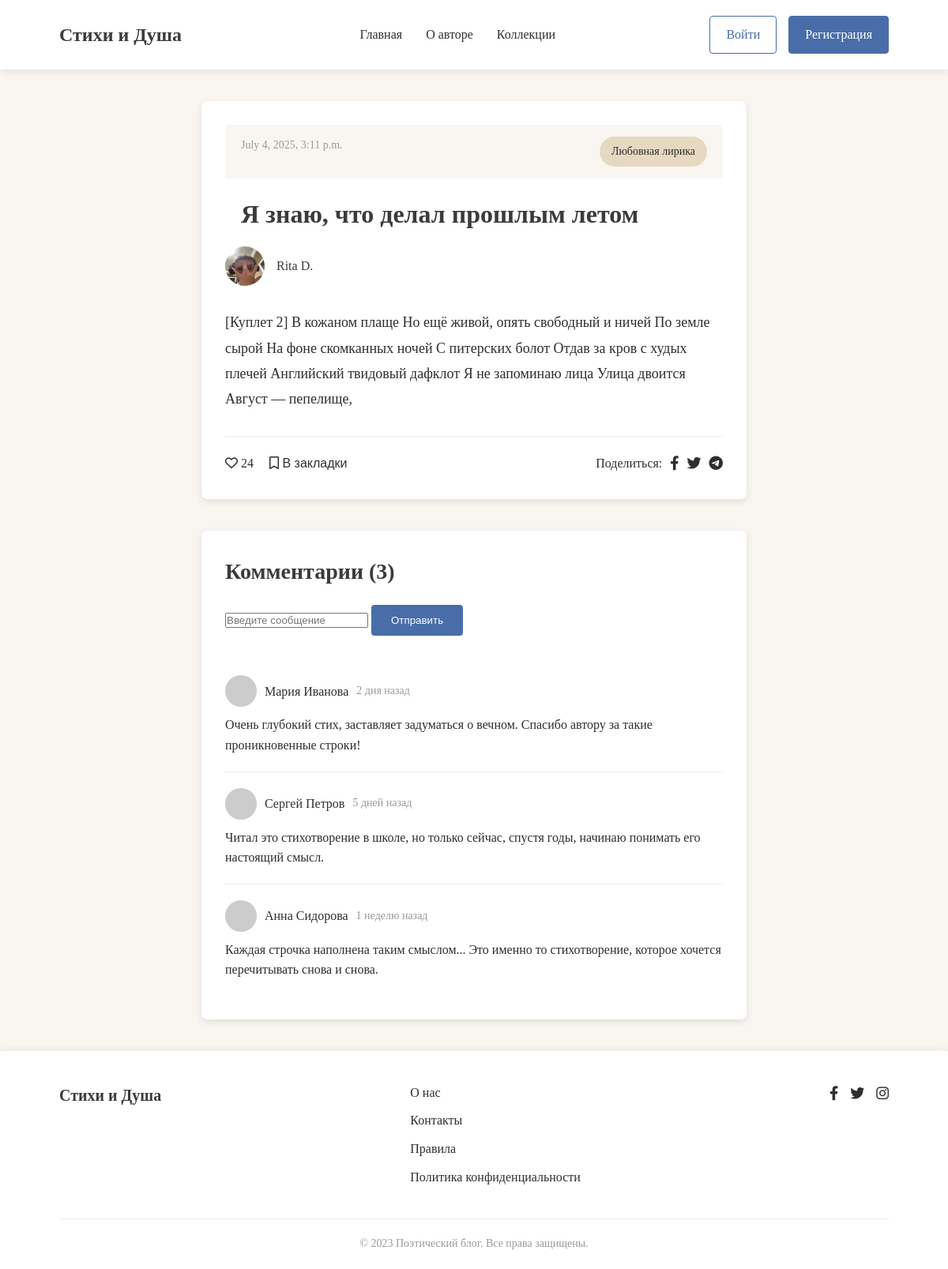
Page /show/poem/5/ on the committed database.
### show/models.py (models this page shows, shortened)
class Poem(models.Model):
    title = models.CharField(max_length=120)
    text = models.TextField()
    category = models.ForeignKey(to=Category, on_delete=models.CASCADE, related_name='poems')
    date_public = models.DateTimeField(auto_now_add=True)
    like = models.ManyToManyField(to=User, related_name="poems", blank=True)

class Category(models.Model):
    title = models.CharField(max_length=60)
    def __str__(self):
        return f'{self.title}'

### show/views.py (the view)
# urls.py: path('poem/<int:poem_id>/', views.poem, name="poem"),
def poem(request, poem_id):
    if request.method == 'POST':
        form = CommentForm(data=request.POST)
        if form.is_valid():
            comment = form.save(commit=False)
            try:
                comment.user = request.user
            except:
                return redirect('users:login')
            comment.poem = Poem.objects.get(id=poem_id)
            comment.save()
            return redirect(request.META['HTTP_REFERER'])
    else:
        form = CommentForm()
    context = {
        'poem' : Poem.objects.get(id=poem_id),
        'form' : form
    }
    return render(request, 'show/poem.html', context)

### show/forms.py
class CommentForm(forms.ModelForm):
    text = forms.CharField(widget=forms.TextInput(attrs={
        'placeholder' : 'Введите сообщение'
    }))
    class Meta:
        model = Comment
        fields = ('text', )

### show/templates/show/poem.html (shortened to what this page needs)
{% extends "show/base.html" %}
{% load static %}
{% block main %}
    <main class="main poem-page">
        <div class="container">
            <article class="poem-full">
                <div class="poem-meta">
                    <span class="date">{{ poem.date_public }}</span>
                    <span class="category">{{ poem.category }}</span>
                </div>
                <h1 class="poem-title">{{ poem.title }}</h1>
                <div class="poem-author">
                    <img src="{% static "img/author.jpg" %}" alt="Автор" class="author-avatar">
                    <span class="author-name">Rita D.</span>
                </div>
                <div class="poem-content">
                    <p>{{ poem.text }}<br>
                    </p>
                </div>
                <div class="poem-actions">
                    <div class="btn-like">
                        <i class="far fa-heart"></i> <span>24</span>
                    </div>
                    <button class="btn-bookmark">
                        <i class="far fa-bookmark"></i> В закладки
                    </button>
                    <div class="share">
                        <span>Поделиться:</span>
                        <a href="#"><i class="fab fa-facebook-f"></i></a>
                        <a href="#"><i class="fab fa-twitter"></i></a>
                        <a href="#"><i class="fab fa-telegram"></i></a>
                    </div>
                </div>
            </article>
            <section class="comments">
                <h2>Комментарии (3)</h2>
                <form class="comment-form" method="POST" action="{% url "show:poem" poem.id %}">
                    {{ form.text }}
                    <button type="submit" class="btn btn-submit">Отправить</button>
                </form>
                <div class="comment-list">
                    <div class="comment">
                        <div class="comment-author">
                            <img src="https://via.placeholder.com/40" alt="Пользователь" class="comment-avatar">
                            <span class="comment-name">Мария Иванова</span>
                            <span class="comment-date">2 дня назад</span>
                        </div>
                        <div class="comment-text">
                            Очень глубокий стих, заставляет задуматься о вечном. Спасибо автору за такие проникновенные строки!
                        </div>
                    </div>
                    <div class="comment">
                        <div class="comment-author">
                            <img src="https://via.placeholder.com/40" alt="Пользователь" class="comment-avatar">
                            <span class="comment-name">Сергей Петров</span>
                            <span class="comment-date">5 дней назад</span>
                        </div>
                        <div class="comment-text">
                            Читал это стихотворение в школе, но только сейчас, спустя годы, начинаю понимать его настоящий смысл.
                        </div>
                    </div>
                    <div class="comment">
                        <div class="comment-author">
                            <img src="https://via.placeholder.com/40" alt="Пользователь" class="comment-avatar">
                            <span class="comment-name">Анна Сидорова</span>
                            <span class="comment-date">1 неделю назад</span>
                        </div>
                        <div class="comment-text">
                            Каждая строчка наполнена таким смыслом... Это именно то стихотворение, которое хочется перечитывать снова и снова.
                        </div>
                    </div>
                </div>
            </section>
        </div>
    </main>
{% endblock main %}

### frontend/css/style.css (style rules this page uses)
:root { --bg-color: #F9F6F2; --text-color: #2E2E2E; --heading-color: #3B3B3B; --accent-color: #C18C5D; --button-color: #486DA9; --category-color: #E7D8C1; }
* { margin: 0; padding: 0; box-sizing: border-box; }
body { font-family: 'Georgia', serif; background-color: var(--bg-color); color: var(--text-color); line-height: 1.6; }
a { text-decoration: none; color: var(--button-color); transition: color 0.3s; }
img { max-width: 100%; height: auto; }
.container { width: 90%; max-width: 1200px; margin: 0 auto; padding: 0 15px; }
.btn { display: inline-block; padding: 10px 20px; border-radius: 4px; font-weight: 500; transition: all 0.3s; }
.btn-like { background-color: transparent; border: none; color: var(--text-color); cursor: pointer; font-size: 16px; }
.main { padding: 40px 0; }
h1, h2, h3, h4 { color: var(--heading-color); margin-bottom: 20px; font-weight: 600; }
h1 { font-size: 32px; }
h2 { font-size: 28px; }
.category { background-color: var(--category-color); padding: 8px 15px; border-radius: 20px; font-size: 14px; color: var(--text-color); transition: all 0.3s; }
.poem-meta { display: flex; justify-content: space-between; padding: 15px 20px; background-color: var(--bg-color); font-size: 14px; color: #666; }
.poem-title { padding: 0 20px; margin: 15px 0; }
.poem-page { max-width: 800px; margin: 0 auto; }
.poem-full { background-color: white; border-radius: 8px; padding: 30px; box-shadow: 0 3px 10px rgba(0, 0, 0, 0.1); margin-bottom: 40px; }
.poem-meta { margin-bottom: 20px; }
.poem-author { display: flex; align-items: center; margin-bottom: 30px; }
.author-avatar { width: 50px; height: 50px; border-radius: 50%; margin-right: 15px; }
.author-name { font-weight: 500; color: var(--heading-color); }
.poem-content { line-height: 1.8; font-size: 18px; margin-bottom: 30px; }
.poem-content p { margin-bottom: 20px; }
.poem-actions { display: flex; align-items: center; gap: 20px; padding-top: 20px; border-top: 1px solid #eee; }
.btn-bookmark { background-color: transparent; border: none; color: var(--text-color); cursor: pointer; font-size: 16px; }
.share { margin-left: auto; display: flex; align-items: center; gap: 10px; }
.share a { color: var(--text-color); font-size: 18px; }
.comments { background-color: white; border-radius: 8px; padding: 30px; box-shadow: 0 3px 10px rgba(0, 0, 0, 0.1); }
.btn-submit { background-color: var(--button-color); color: white; border: none; padding: 12px 25px; }
.comment-list { margin-top: 30px; }
.comment { padding: 20px 0; border-bottom: 1px solid #eee; }
.comment:last-child { border-bottom: none; }
.comment-author { display: flex; align-items: center; margin-bottom: 10px; }
.comment-avatar { width: 40px; height: 40px; border-radius: 50%; margin-right: 10px; }
.comment-name { font-weight: 500; margin-right: 10px; }
.comment-date { color: #999; font-size: 14px; }
.comment-text { line-height: 1.6; }
.poem-meta { font-size: 14px; color: #999; }
.poem-card, .poem-full, .comment, .profile-header, .auth-form-container { animation: fadeIn 0.6s ease-out forwards; }
.btn { transition: all 0.3s ease; }
.comment:nth-child(1) { animation-delay: 0.1s; }
.comment:nth-child(2) { animation-delay: 0.2s; }
.comment:nth-child(3) { animation-delay: 0.3s; }

### rows in the picture
Poem: date_public "July 4, 2025, 3:11 p.m.", category "Любовная лирика", title "Я знаю, что делал прошлым летом", text "[Куплет 2] В кожаном плаще Но ещё живой, опять свободный и ничей По земле сырой На фоне скомканных ночей С питерских болот Отдав за кров с худых плечей Английский твидовый дафклот Я не запоминаю лица Улица двоится Август — пепелище,"
